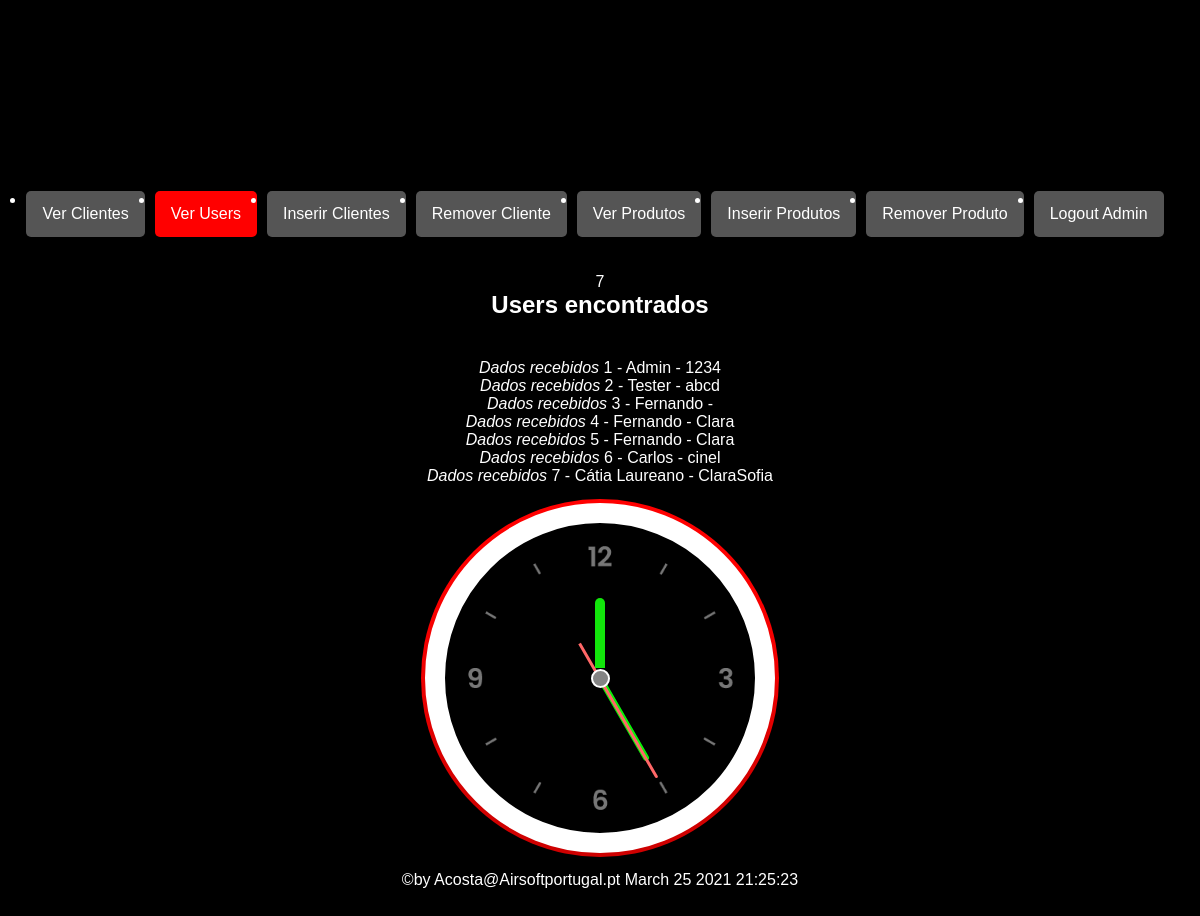
Page /verUsers.php (signed in) on the committed database.
### tables this page shows
CREATE TABLE `users` (
  `id` int(11) NOT NULL AUTO_INCREMENT,
  `user_name` varchar(255) NOT NULL,
  `password` varchar(255) NOT NULL,
  `name` varchar(255) NOT NULL,
  `permissoes` int(11) DEFAULT 0,
  PRIMARY KEY (`id`)
);

### verUsers.php (the view, shortened to what this page needs)
<?php
if (isset($_SESSION['id']) && isset($_SESSION['user_name'])) {
 ?>
<!DOCTYPE html>
<html lang="en">
<head>
    <link rel="stylesheet" type="text/css" href="css/login&register.css">
</head>
<body class="Admin"class="Admin">
<nav>
		<ul>
			<li><a href = "admin.php">Ver Clientes</a></li>
            <li><a class= active href = "verUsers.php">Ver Users</a></li>
            <li><a href = "insertClient.php">Inserir Clientes</a></li>
            <li><a href = "removerCliente.php">Remover Cliente</a></li>
            <li><a href = "produtos.php"> Ver Produtos</a></li>
            <li><a href = "InsertProduct.php">Inserir Produtos</a></li>
			<li><a href = "removerProduct.php">Remover Produto</a></li>
			<li><a href="logout.php">Logout <?php echo $_SESSION['name']; ?></a></li>
		</ul>
	</nav>
    <br><br>
    <?php
    require 'db_conn.php';
    $sql = mysqli_query($conn,'select * from users');
    $n_registos=mysqli_num_rows($sql);
    echo $n_registos . " <h2> Users encontrados</h2>";
    echo "<p>";
    while($registo = mysqli_fetch_array($sql)){
        echo "<i>Dados recebidos </i>";
        echo $registo['id'];
        echo " - ";
        echo $registo['user_name'];
        echo " - ";
        echo $registo['password'];
        echo "<p>";
    }
    ?>
    <br>
    <div class="relogio">
        <div class="horas">
            <div class="hr" id="hr"></div>
        </div>
        <div class="minutos">
            <div class="mn" id="mn"></div>
        </div>
        <div class="segundos">
            <div class="sc" id="sc"></div>
        </div>
    </div>
    <br>
    <footer>
				&copy;by Acosta@Airsoftportugal.pt
				<?php
				 echo date("F d Y H:i:s")
				?>
    </footer>
</body>
</html>
<?php
}else{
     header("Location: indexstore.php");
     exit();
}
 ?>

### css/login&register.css (style rules this page uses)
body { background-color:black; display: flex; justify-content: center; align-items: center; height: auto; flex-direction: column; }
* { font-family: sans-serif; box-sizing: border-box; }
h2 { text-align: center; margin-bottom: 40px; }
a { float: right; background: #555; padding: 10px 15px; color: #fff; border-radius: 5px; margin-right: 10px; border: none; text-decoration: none; }
li { float: left; }
li a { display: block; color: white; text-align: center; padding: 14px 16px; text-decoration: none; }
.active { background-color: red; }
body.Admin { color:white; }
* { margin: 0; padding: 0; box-sizing: border-box; }
body { display: flex; justify-content: center; min-height: 135vh; background:black; }
.relogio { width: 350px; height: 350px; display: flex; justify-content: center; align-items: center; background-image: url(../imagens/clock.png); background-color:Black; background-size: cover; border-radius: 50%; border:20px solid white; box-shadow: inset 0 0 30px rgba(0,0,0,.1), 0 20px 20px rgba(0,0,0,.2), 0 0 0 4px #ff0000; }
.relogio::before { content: ''; position:absolute; width:15px; height: 15px; background:#848484; border:2px solid; z-index: 100000; border-radius:50%; }
.horas, .minutos, .segundos { position: absolute; }
.horas, .hr { width: 160px; height: 160px; }
.minutos, .mn { width: 190px; height: 190px; }
.segundos, .sc { width: 230px; height: 230px; }
.hr,.mn,.sc { display: flex; justify-content: center; position: absolute; border-radius: 50%; }
.hr::before { content: ''; position: absolute; width: 10px; height: 70px; background: #12e60b; z-index: 10; border-radius: 6px 6px 0 0; }
.mn::before { content: ''; position: absolute; width: 6px; height: 100px; background: #08f308; z-index: 11; border-radius: 6px 6px 0 0; }
.sc::before { content: ''; position: absolute; width: 3px; height: 155px; background: #ff6767; z-index: 12; border-radius: 6px 6px 0 0; }

### rows in the picture
users: id "1", user_name "Admin", password "1234"
users: id "2", user_name "Tester", password "abcd"
users: id "3", user_name "Fernando"
users: id "4", user_name "Fernando", password "Clara"
users: id "5", user_name "Fernando", password "Clara"
users: id "6", user_name "Carlos", password "cinel"
users: id "7", user_name "Cátia Laureano", password "ClaraSofia"

### other values in the picture
$_SESSION['name'] "Admin"
$n_registos "7"
